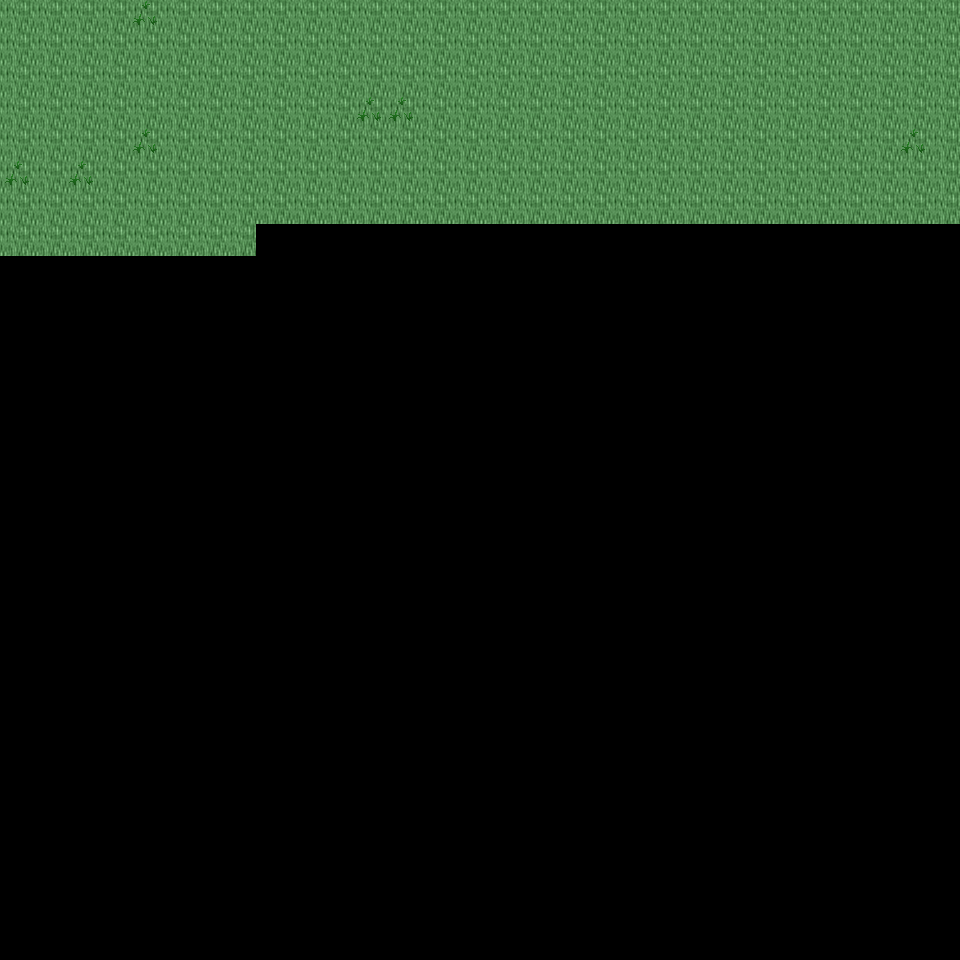

Below is a game level as drawn by its tile map, then a one-line description and the .tmx that defines it (tile-layer data replaced by summaries):
An orthogonal 30x30 tile map with 32x32 px tiles, 6 tile layers (Ground, Object, Object2, Above, ...), 31 tilesets and 2 objects (2x mapExit).

<map version="1.0" orientation="orthogonal" renderorder="right-down" width="30" height="30" tilewidth="32" tileheight="32" nextobjectid="3">
  <tileset firstgid="1" name="tileset_ground_ground" tilewidth="32" tileheight="32" tilecount="33" columns="3">
    <image source="../drawable/tileset_ground_ground.png" width="96" height="352" />
  </tileset>
  <tileset firstgid="34" name="tileset_ground_ice_ice" tilewidth="32" tileheight="32" tilecount="3" columns="3">
    <image source="../drawable/tileset_ground_ice_ice.png" width="96" height="32" />
  </tileset>
  <tileset firstgid="37" name="tileset_plant_grasses" tilewidth="32" tileheight="32" tilecount="6" columns="3">
    <image source="../drawable/tileset_plant_grasses.png" width="96" height="64" />
  </tileset>
  <tileset firstgid="43" name="tileset_plant_flower_daisy_white" tilewidth="32" tileheight="32" tilecount="8" columns="2">
    <image source="../drawable/tileset_plant_flower_daisy_white.png" width="64" height="128" />
  </tileset>
  <tileset firstgid="51" name="tileset_plant_flower_daisy_blue" tilewidth="32" tileheight="32" tilecount="8" columns="2">
    <image source="../drawable/tileset_plant_flower_daisy_blue.png" width="64" height="128" />
  </tileset>
  <tileset firstgid="59" name="tileset_ground_ridge_earth_dark" tilewidth="32" tileheight="32" tilecount="96" columns="12">
    <image source="../drawable/tileset_ground_ridge_earth_dark.png" width="384" height="256" />
  </tileset>
  <tileset firstgid="155" name="tileset_ground_rock_pebbles" tilewidth="32" tileheight="32" tilecount="3" columns="1">
    <image source="../drawable/tileset_ground_rock_pebbles.png" width="32" height="96" />
  </tileset>
  <tileset firstgid="158" name="tileset_ground_grass_edges" tilewidth="32" tileheight="32" tilecount="36" columns="12">
    <image source="../drawable/tileset_ground_grass_edges.png" width="384" height="96" />
  </tileset>
  <tileset firstgid="194" name="tileset_plant_bush_bushes" tilewidth="32" tileheight="32" tilecount="10" columns="5">
    <image source="../drawable/tileset_plant_bush_bushes.png" width="160" height="64" />
  </tileset>
  <tileset firstgid="204" name="tileset_plant_stump_stump_purple" tilewidth="32" tileheight="32" tilecount="4" columns="2">
    <image source="../drawable/tileset_plant_stump_stump_purple.png" width="64" height="64" />
  </tileset>
  <tileset firstgid="208" name="tileset_building_wall_stone" tilewidth="32" tileheight="32" tilecount="12" columns="3">
    <image source="../drawable/tileset_building_wall_stone.png" width="96" height="128" />
  </tileset>
  <tileset firstgid="220" name="tileset_ground_ridge_ice_2" tilewidth="32" tileheight="32" tilecount="42" columns="7">
    <image source="../drawable/tileset_ground_ridge_ice_2.png" width="224" height="192" />
  </tileset>
  <tileset firstgid="262" name="tileset_plant_tree_tree_green" tilewidth="32" tileheight="32" tilecount="88" columns="8">
    <image source="../drawable/tileset_plant_tree_tree_green.png" width="256" height="352" />
  </tileset>
  <tileset firstgid="350" name="tileset_building_window_window_long" tilewidth="32" tileheight="32" tilecount="3" columns="3">
    <image source="../drawable/tileset_building_window_window_long.png" width="96" height="32" />
  </tileset>
  <tileset firstgid="353" name="tileset_building_window_window_right" tilewidth="32" tileheight="32" tilecount="2" columns="2">
    <image source="../drawable/tileset_building_window_window_right.png" width="64" height="32" />
  </tileset>
  <tileset firstgid="355" name="tileset_building_door_door_n" tilewidth="32" tileheight="32" tilecount="6" columns="3">
    <image source="../drawable/tileset_building_door_door_n.png" width="96" height="64" />
  </tileset>
  <tileset firstgid="361" name="tileset_building_door_closed_with_key" tilewidth="32" tileheight="32" tilecount="1" columns="1">
    <image source="../drawable/tileset_building_door_closed_with_key.png" width="32" height="32" />
  </tileset>
  <tileset firstgid="362" name="tileset_ground_ladder_horizontal_dark" tilewidth="32" tileheight="32" tilecount="3" columns="1">
    <image source="../drawable/tileset_ground_ladder_horizontal_dark.png" width="32" height="96" />
  </tileset>
  <tileset firstgid="365" name="tileset_ground_ladder_vertical_dark" tilewidth="32" tileheight="32" tilecount="3" columns="3">
    <image source="../drawable/tileset_ground_ladder_vertical_dark.png" width="96" height="32" />
  </tileset>
  <tileset firstgid="368" name="tileset_building_roof_yellow" tilewidth="32" tileheight="32" tilecount="20" columns="5">
    <image source="../drawable/tileset_building_roof_yellow.png" width="160" height="128" />
  </tileset>
  <tileset firstgid="388" name="tileset_logic_creature_gnome" tilewidth="32" tileheight="32" tilecount="6" columns="6">
    <image source="../drawable/tileset_logic_creature_gnome.png" width="192" height="32" />
  </tileset>
  <tileset firstgid="394" name="tileset_logic_creature_orc" tilewidth="32" tileheight="32" tilecount="6" columns="6">
    <image source="../drawable/tileset_logic_creature_orc.png" width="192" height="32" />
  </tileset>
  <tileset firstgid="400" name="tileset_logic_portal" tilewidth="32" tileheight="32" tilecount="24" columns="8">
    <image source="../drawable/tileset_logic_portal.png" width="256" height="96" />
  </tileset>
  <tileset firstgid="424" name="tileset_logic_creature_animal" tilewidth="32" tileheight="32" tilecount="32" columns="8">
    <image source="../drawable/tileset_logic_creature_animal.png" width="256" height="128" />
  </tileset>
  <tileset firstgid="456" name="tileset_logic_collision" tilewidth="32" tileheight="32" tilecount="1" columns="1">
    <image source="../drawable/tileset_logic_collision.png" width="32" height="32" />
  </tileset>
  <tileset firstgid="457" name="tileset_item_blood_nsew_stains" tilewidth="32" tileheight="32" tilecount="4" columns="2">
    <image source="../drawable/tileset_item_blood_nsew_stains.png" width="64" height="64" />
  </tileset>
  <tileset firstgid="461" name="tileset_item_blood_floor_stain" tilewidth="32" tileheight="32" tilecount="1" columns="1">
    <image source="../drawable/tileset_item_blood_floor_stain.png" width="32" height="32" />
  </tileset>
  <tileset firstgid="462" name="tileset_ground_blue_paving" tilewidth="32" tileheight="32" tilecount="2" columns="1">
    <image source="../drawable/tileset_ground_blue_paving.png" width="32" height="64" />
  </tileset>
  <tileset firstgid="464" name="tileset_ground_green_paving" tilewidth="32" tileheight="32" tilecount="18" columns="3">
    <image source="../drawable/tileset_ground_green_paving.png" width="96" height="192" />
  </tileset>
  <tileset firstgid="482" name="tileset_logic_protection" tilewidth="32" tileheight="32" tilecount="2" columns="2">
    <image source="../drawable/tileset_logic_protection.png" width="64" height="32" />
  </tileset>
  <tileset firstgid="484" name="tileset_logic_creature_fowl" tilewidth="32" tileheight="32" tilecount="6" columns="6">
    <image source="../drawable/tileset_logic_creature_fowl.png" width="192" height="32" />
  </tileset>
  <layer name="Ground" width="30" height="30">
    <data>[900 cells, 218 non-empty, 1 distinct tile ids]</data>
  </layer>
  <layer name="Object" width="30" height="30">
    <data>[900 cells, 7 non-empty, 1 distinct tile ids]</data>
  </layer>
  <layer name="Object2" width="30" height="30">
    <data>[900 cells, 0 non-empty, 0 distinct tile ids]</data>
  </layer>
  <layer name="Above" width="30" height="30">
    <data>[900 cells, 0 non-empty, 0 distinct tile ids]</data>
  </layer>
  <layer name="Above2" width="30" height="30">
    <data>[900 cells, 0 non-empty, 0 distinct tile ids]</data>
  </layer>
  <layer name="Walkable" width="30" height="30">
    <data>[900 cells, 0 non-empty, 0 distinct tile ids]</data>
  </layer>
  <objectgroup name="MapEvents">
    <object id="1" name="north" type="mapExit" x="0" y="0" width="960" height="32">
      <properties>
        <property name="map" value="level_0_x174_y45" />
        <property name="x" value="0" />
        <property name="y" value="28" />
      </properties>
    </object>
    <object id="2" name="west" type="mapExit" x="0" y="0" width="32" height="960">
      <properties>
        <property name="map" value="level_0_x173_y46" />
        <property name="x" value="28" />
        <property name="y" value="0" />
      </properties>
    </object>
  </objectgroup>
</map>
